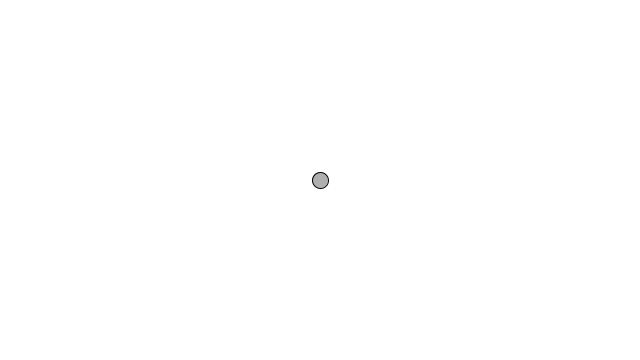
Frame 1 (no input)
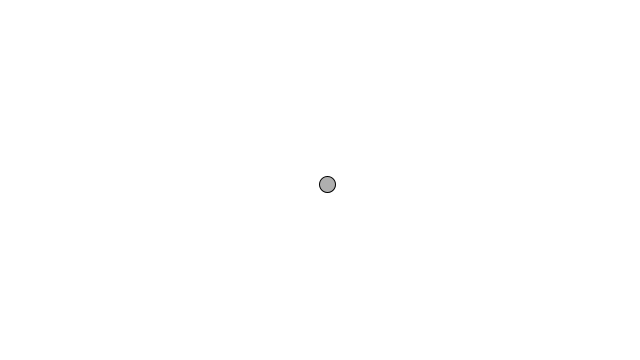
Frame 60 (the mouse pressed at the canvas centre just before this capture)
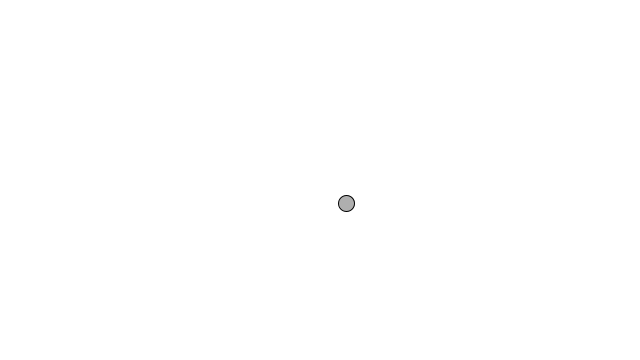
Frame 120 (the mouse held since frame 60 and released just before this capture)

The Processing sketch that drew these frames (run headless with seeded random() and noise(); from frame 60 on, the mouse is pressed at the canvas centre):

// Processing sketch: perlin_noise_acceleration
// ── perlin_noise_acceleration.pde
Mover mover;
 
void setup() {
  size(640,360);
  mover = new Mover();
}
 
void draw() {
  background(255);
  mover.update();
  mover.checkEdges();
  mover.display();
}

class Mover {

  PVector location;
  PVector velocity;
  PVector acceleration;
  float topspeed;
  float xt;
  float yt;

  Mover() {
    location = new PVector(width/2,height/2);
    velocity = new PVector(0,0);
    acceleration = new PVector(0, 0);
    topspeed = 10;
    xt = 0;
    yt = 1000;
  }

  void update() {
    xt += 0.01;
    yt += 0.01;
    acceleration = new PVector(noise(xt), noise(yt)).normalize();
    acceleration.mult(0.005);
    velocity.add(acceleration);
    velocity.limit(topspeed);
    location.add(velocity);
  }

  void display() {
    stroke(0);
    fill(175);
    ellipse(location.x,location.y,16,16);
  }
  
  void checkEdges() {
    if (location.x > width) {
      location.x = 0;
    } else if (location.x < 0) {
      location.x = width;
    }
 
    if (location.y > height) {
      location.y = 0;
    } else if (location.y < 0) {
      location.y = height;
    }
  }
}
